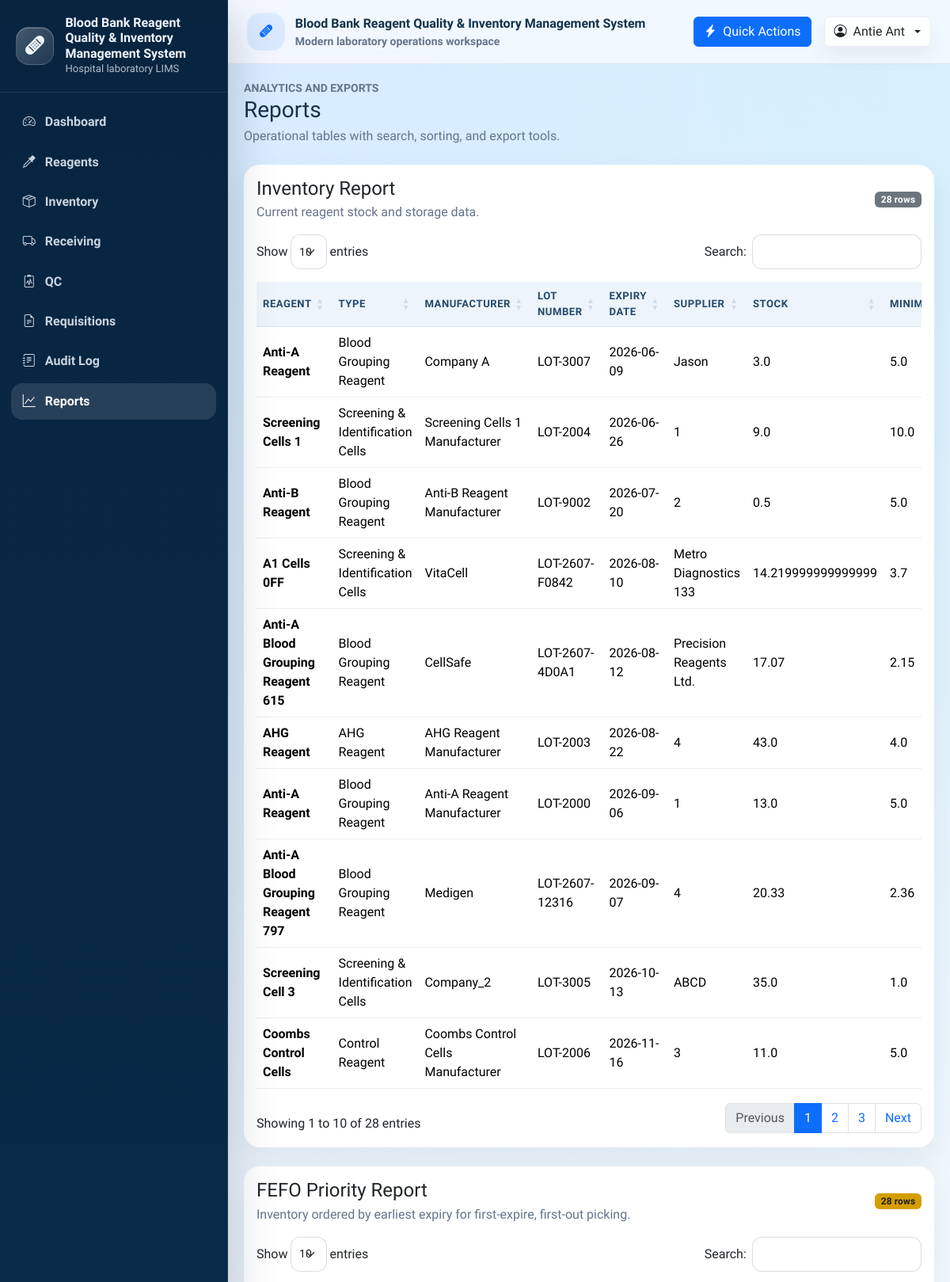
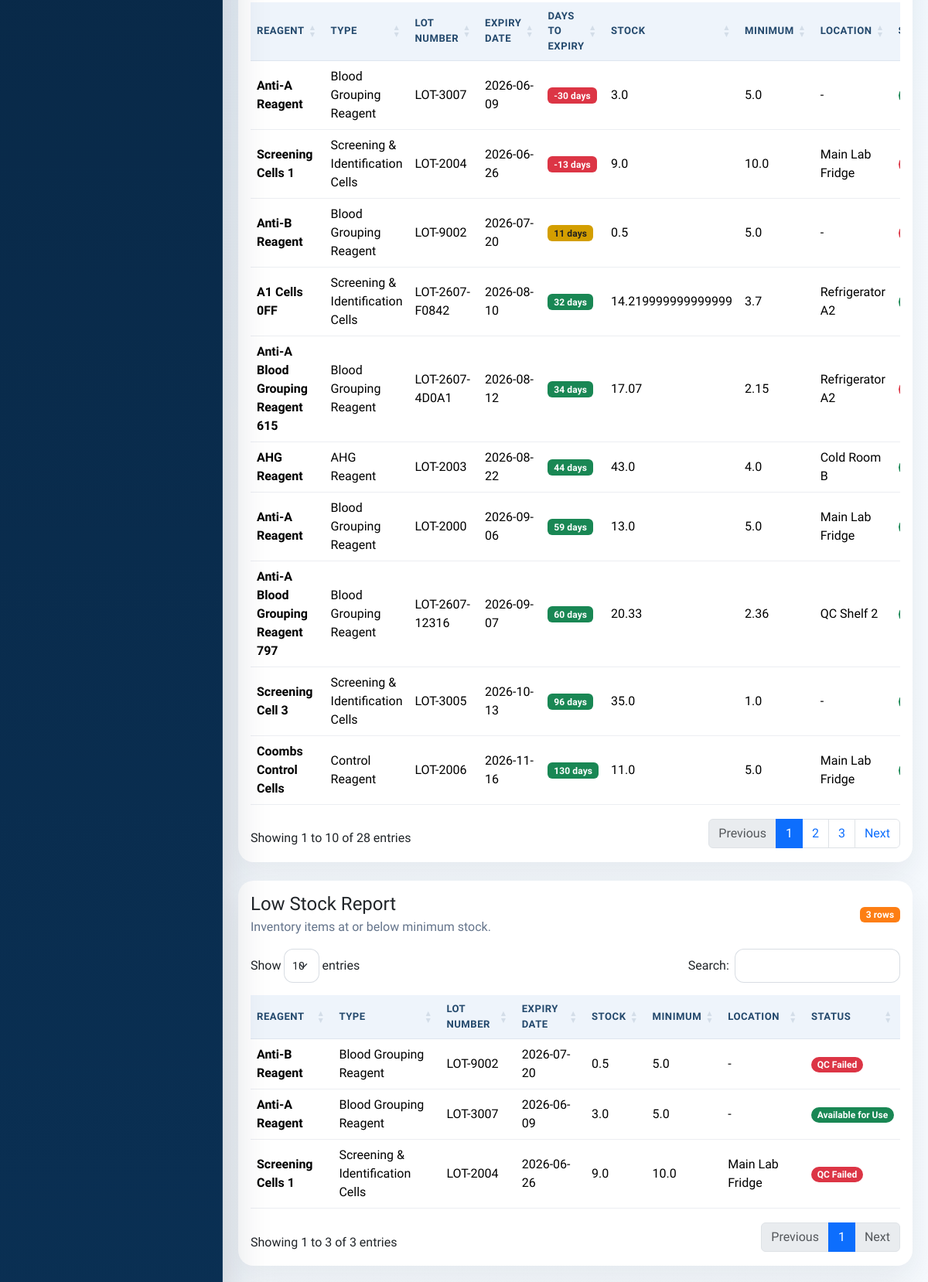
The page /reports (signed in, upper part) on the database its author committed (2 pictures, top to bottom).
### tables this page shows
CREATE TABLE User (
    user_id INTEGER PRIMARY KEY AUTOINCREMENT,
    username TEXT NOT NULL UNIQUE,
    password_hash TEXT NOT NULL,
    full_name TEXT NOT NULL,
    email TEXT UNIQUE,
    role TEXT NOT NULL DEFAULT 'staff',
    is_active INTEGER NOT NULL DEFAULT 1 CHECK (is_active IN (0, 1)),
    created_at TEXT NOT NULL DEFAULT CURRENT_TIMESTAMP,
    updated_at TEXT
);

CREATE TABLE Inventory (
    inventory_id INTEGER PRIMARY KEY AUTOINCREMENT,
    reagent_id INTEGER NOT NULL,
    lot_number TEXT NOT NULL,
    expiry_date TEXT,
    quantity_on_hand REAL NOT NULL DEFAULT 0,
    minimum_level REAL NOT NULL DEFAULT 0,
    storage_location TEXT,
    status TEXT NOT NULL DEFAULT 'available',
    last_updated TEXT NOT NULL DEFAULT CURRENT_TIMESTAMP,
    created_at TEXT NOT NULL DEFAULT CURRENT_TIMESTAMP,
    updated_at TEXT,
    UNIQUE (reagent_id, lot_number),
    FOREIGN KEY (reagent_id) REFERENCES Reagent(reagent_id)
        ON UPDATE CASCADE
        ON DELETE CASCADE
);

CREATE TABLE Reagent (
    reagent_id INTEGER PRIMARY KEY AUTOINCREMENT,
    reagent_code TEXT NOT NULL UNIQUE,
    reagent_name TEXT NOT NULL,
    supplier_id INTEGER,
    manufacturer TEXT,
    category TEXT,
    unit_of_measure TEXT NOT NULL,
    storage_condition TEXT,
    critical_level INTEGER NOT NULL DEFAULT 0,
    is_active INTEGER NOT NULL DEFAULT 1 CHECK (is_active IN (0, 1)),
    created_at TEXT NOT NULL DEFAULT CURRENT_TIMESTAMP,
    updated_at TEXT, reagent_type TEXT, lot_number TEXT, manufacturer_date TEXT, expiry_date TEXT, supplier TEXT, minimum_level REAL NOT NULL DEFAULT 0,
    FOREIGN KEY (supplier_id) REFERENCES Supplier(supplier_id)
        ON UPDATE CASCADE
        ON DELETE SET NULL
);

### controller.py (the view)
    @app.route("/reports")
    @login_required
    def reports():
        return view.render_reports(
            inventory_report=model.get_inventory_report(),
            low_stock_report=model.get_low_stock_report(),
            fefo_report=model.get_fefo_report(),
            pending_qc_report=model.get_pending_qc_report(),
            failed_qc_report=model.get_failed_qc_report(),
            expiring_soon_report=model.get_expiring_soon_report(),
            qc_history_report=model.get_qc_history_report(),
            receiving_history_report=model.get_receiving_history_report(),
            expired_reagent_report=model.get_expired_reagent_report(),
        )

### model.py (called while the page is built)
def get_db_connection():
    connection = sqlite3.connect(DATABASE_PATH)
    connection.row_factory = sqlite3.Row
    return connection

def get_logged_in_user(user_id):
    with get_db_connection() as connection:
        return connection.execute(
            "SELECT user_id, username, full_name, role FROM User WHERE user_id = ?",
            (user_id,),
        ).fetchone()

def get_inventory_report():
    return list_inventory()

def get_low_stock_report():
    with get_db_connection() as connection:
        return connection.execute(
            """
            SELECT
                i.inventory_id,
                r.reagent_name,
                r.reagent_type,
                i.lot_number,
                i.expiry_date,
                i.quantity_on_hand,
                i.minimum_level,
                i.storage_location,
                i.status
            FROM Inventory AS i
            LEFT JOIN Reagent AS r ON r.reagent_id = i.reagent_id
            WHERE i.quantity_on_hand <= i.minimum_level
            ORDER BY
                (i.minimum_level - i.quantity_on_hand) DESC,
                date(i.expiry_date) ASC,
                r.reagent_name ASC,
                i.lot_number ASC
            """
        ).fetchall()

def get_pending_qc_report():
    with get_db_connection() as connection:
        return connection.execute(
            """
            SELECT
                qc.qc_record_id,
                qc.qc_datetime,
                qc.qc_type,
                qc.qc_result,
                qc.qc_comment,
                qc.status,
                i.lot_number,
                i.expiry_date,
                r.reagent_name,
                u.full_name AS user_name
            FROM QC_record AS qc
            LEFT JOIN Inventory AS i ON i.inventory_id = qc.inventory_id
            LEFT JOIN Reagent AS r ON r.reagent_id = COALESCE(qc.reagent_id, i.reagent_id)
            LEFT JOIN User AS u ON u.user_id = qc.user_id
            WHERE LOWER(COALESCE(qc.status, '')) = 'pending'
            ORDER BY qc.qc_datetime DESC, qc.qc_record_id DESC
            """
        ).fetchall()

def get_qc_history_report():
    return list_qc()

def get_receiving_history_report():
    return list_receiving()

### view.py (called while the page is built)
def render_reports(**context):
    return render_template("reports.html", **context)

### templates/reports.html (shortened to what this page needs)
{% extends "base.html" %}
{% import "_macros.html" as ui %}
{% block content %}
<div class="mb-4">
  <div class="small text-uppercase text-muted fw-semibold">Analytics and exports</div>
  <h1 class="h3 mb-1">Reports</h1>
  <p class="text-muted mb-0">Operational tables with search, sorting, and export tools.</p>
</div>
<div class="card border-0 mb-4" id="inventory-report">
  <div class="card-body">
    <div class="d-flex flex-column flex-md-row justify-content-between gap-3 align-items-md-center">
      <div>
        <h2 class="h4 mb-1">Inventory Report</h2>
        <p class="text-muted mb-0">Current reagent stock and storage data.</p>
      </div>
      <span class="badge status-badge status-neutral">{{ inventory_report|length }} rows</span>
    </div>
    <div class="table-responsive mt-3">
      <table class="table table-hover align-middle" data-datatable="true">
        <thead>
          <tr>
            <th>Reagent</th>
            <th>Type</th>
            <th>Manufacturer</th>
            <th>Lot Number</th>
            <th>Expiry Date</th>
            <th>Supplier</th>
            <th>Stock</th>
            <th>Minimum</th>
          </tr>
        </thead>
        <tbody>
          {% for row in inventory_report %}
            <tr>
              <td class="fw-semibold">{{ row.reagent_name or '-' }}</td>
              <td>{{ row.reagent_type or '-' }}</td>
              <td>{{ row.manufacturer or '-' }}</td>
              <td>{{ row.lot_number or '-' }}</td>
              <td>{{ row.expiry_date or '-' }}</td>
              <td>{{ row.supplier or '-' }}</td>
              <td>{{ row.quantity_on_hand }}</td>
              <td>{{ row.minimum_level }}</td>
            </tr>
          {% else %}
            <tr><td colspan="10" class="text-center text-muted py-4">No inventory records found.</td></tr>
          {% endfor %}
        </tbody>
      </table>
    </div>
  </div>
</div>
<div class="card border-0 mb-4" id="fefo-report">
  <div class="card-body">
    <div class="d-flex flex-column flex-md-row justify-content-between gap-3 align-items-md-center">
      <div>
        <h2 class="h4 mb-1">FEFO Priority Report</h2>
        <p class="text-muted mb-0">Inventory ordered by earliest expiry for first-expire, first-out picking.</p>
      </div>
      <span class="badge status-badge status-warning">{{ fefo_report|length }} rows</span>
    </div>
    <div class="table-responsive mt-3">
      <table class="table table-hover align-middle" data-datatable="true">
        <thead>
          <tr>
            <th>Reagent</th>
            <th>Type</th>
            <th>Lot Number</th>
            <th>Expiry Date</th>
            <th>Days To Expiry</th>
            <th>Stock</th>
            <th>Minimum</th>
            <th>Location</th>
            <th>Status</th>
          </tr>
        </thead>
        <tbody>
          {% for row in fefo_report %}
            <tr>
              <td class="fw-semibold">{{ row.reagent_name or '-' }}</td>
              <td>{{ row.reagent_type or '-' }}</td>
              <td>{{ row.lot_number or '-' }}</td>
              <td>{{ row.expiry_date or '-' }}</td>
              <td>
                {% if row.days_to_expiry is not none %}
                  {% if row.days_to_expiry < 0 %}
                    <span class="badge status-badge status-danger">{{ row.days_to_expiry }} days</span>
                  {% elif row.days_to_expiry <= 30 %}
                    <span class="badge status-badge status-warning">{{ row.days_to_expiry }} days</span>
                  {% else %}
                    <span class="badge status-badge status-success">{{ row.days_to_expiry }} days</span>
                  {% endif %}
                {% else %}
                  -
                {% endif %}
              </td>
              <td>{{ row.quantity_on_hand }}</td>
              <td>{{ row.minimum_level }}</td>
              <td>{{ row.storage_location or '-' }}</td>
              <td>{{ ui.status_badge(row.status or 'Available') }}</td>
            </tr>
          {% else %}
            <tr><td colspan="9" class="text-center text-muted py-4">No FEFO priority items found.</td></tr>
          {% endfor %}
        </tbody>
      </table>
    </div>
  </div>
</div>
<div class="card border-0 mb-4" id="low-stock-report">
  <div class="card-body">
    <div class="d-flex flex-column flex-md-row justify-content-between gap-3 align-items-md-center">
      <div>
        <h2 class="h4 mb-1">Low Stock Report</h2>
        <p class="text-muted mb-0">Inventory items at or below minimum stock.</p>
      </div>
      <span class="badge status-badge status-low">{{ low_stock_report|length }} rows</span>
    </div>
    <div class="table-responsive mt-3">
      <table class="table table-hover align-middle" data-datatable="true">
        <thead>
          <tr>
            <th>Reagent</th>
            <th>Type</th>
            <th>Lot Number</th>
            <th>Expiry Date</th>
            <th>Stock</th>
            <th>Minimum</th>
            <th>Location</th>
            <th>Status</th>
          </tr>
        </thead>
        <tbody>
          {% for row in low_stock_report %}
            <tr>
              <td class="fw-semibold">{{ row.reagent_name or '-' }}</td>
              <td>{{ row.reagent_type or '-' }}</td>
              <td>{{ row.lot_number or '-' }}</td>
              <td>{{ row.expiry_date or '-' }}</td>
              <td>{{ row.quantity_on_hand }}</td>
              <td>{{ row.minimum_level }}</td>
              <td>{{ row.storage_location or '-' }}</td>
              <td>{{ ui.status_badge(row.status or 'Low Stock') }}</td>
            </tr>
          {% else %}
            <tr><td colspan="8" class="text-center text-muted py-4">No low stock items found.</td></tr>
          {% endfor %}
        </tbody>
      </table>
    </div>
  </div>
</div>
{% endblock %}

### templates/base.html (shortened to what this page needs)
<!doctype html>
<html lang="en">
<head>
  <link href="https://cdn.jsdelivr.net/npm/bootstrap@5.3.3/dist/css/bootstrap.min.css" rel="stylesheet">
  <link href="https://cdn.jsdelivr.net/npm/bootstrap-icons@1.11.3/font/bootstrap-icons.min.css" rel="stylesheet">
  <link href="https://cdn.datatables.net/1.13.8/css/dataTables.bootstrap5.min.css" rel="stylesheet">
  <link href="https://cdn.datatables.net/buttons/2.4.2/css/buttons.bootstrap5.min.css" rel="stylesheet">
  <link href="{{ url_for('static', filename='css/app.css') }}" rel="stylesheet">
</head>
<body class="app-shell">
  {% include "navbar.html" %}
  <div class="app-main">
    <header class="topbar">
      <div class="topbar-inner container-fluid py-3 px-3 px-lg-4 d-flex align-items-center justify-content-between gap-3">
        <div class="d-flex align-items-center gap-3 min-w-0">
          <div class="topbar-title min-w-0">
            <div class="brand-mark bg-soft-primary">
              <i class="bi bi-bandaid-fill"></i>
            </div>
            <div class="min-w-0">
              <div class="text-truncate">Blood Bank Reagent Quality & Inventory Management System</div>
              <div class="small text-muted">Modern laboratory operations workspace</div>
            </div>
          </div>
        </div>
        <div class="d-flex align-items-center gap-2 gap-lg-3">
          {% if g.user %}
            <button class="btn btn-primary d-none d-md-inline-flex align-items-center gap-2" data-bs-toggle="modal" data-bs-target="#quickActionsModal">
              <i class="bi bi-lightning-charge-fill"></i>
              Quick Actions
            </button>
            <div class="dropdown">
              <button class="btn user-chip dropdown-toggle d-flex align-items-center gap-2" data-bs-toggle="dropdown" aria-expanded="false">
                <i class="bi bi-person-circle"></i>
                <span class="d-none d-md-inline">{{ g.user.full_name or g.user.username }}</span>
              </button>
            </div>
          {% else %}
            <a class="btn btn-outline-primary" href="{{ url_for('login') }}">
              <i class="bi bi-box-arrow-in-right me-1"></i>Login
            </a>
          {% endif %}
        </div>
      </div>
    </header>
    <main class="content">
      {% block content %}{% endblock %}
    </main>
  </div>
  <div class="toast-container position-fixed top-0 end-0 p-3">
  </div>
</body>
</html>

### templates/_macros.html (shortened to what this page needs)
{% macro status_badge(text) -%}
{% set value = (text or "")|trim|lower %}
{% if not value %}
  {% set badge = "status-neutral" %}
{% elif "pass" in value or "active" in value or "available" in value or "approved" in value or "completed" in value or "fulfilled" in value or "success" in value %}
  {% set badge = "status-success" %}
{% elif "pending" in value or "near expiry" in value or "draft" in value or "submitted" in value or "warning" in value %}
  {% set badge = "status-warning" %}
{% elif "low stock" in value or value == "low" or "near" in value or "expiring" in value %}
  {% set badge = "status-low" %}
{% elif "fail" in value or "expired" in value or "rejected" in value or "inactive" in value %}
  {% set badge = "status-danger" %}
{% else %}
  {% set badge = "status-neutral" %}
{% endif %}
<span class="badge rounded-pill {{ badge }}">{{ text }}</span>
{%- endmacro %}

### static/css/app.css (style rules this page uses)
:root { --app-sidebar-width: 18rem; --app-bg: #f4f8fc; --app-surface: rgba(255, 255, 255, 0.92); --app-border: rgba(148, 163, 184, 0.18); --app-primary: #0d6efd; --app-primary-deep: #0b4fb3; --app-muted: #64748b; --app-success: #198754; --app-warning: #f0ad4e; --app-danger: #dc3545; --app-low: #fd7e14; --app-neutral: #6c757d; }
html, body { min-height: 100%; }
body { background: radial-gradient(circle at top left, rgba(13, 110, 253, 0.10), transparent 30%), radial-gradient(circle at top right, rgba(13, 202, 240, 0.10), transparent 24%), linear-gradient(180deg, #f7fbff 0%, var(--app-bg) 100%); color: #18324b; font-family: "Source Sans 3", "Segoe UI", "Helvetica Neue", sans-serif; }
.app-shell { min-height: 100vh; }
.brand-mark { width: 3rem; height: 3rem; border-radius: 1rem; display: grid; place-items: center; background: linear-gradient(135deg, rgba(255, 255, 255, 0.24), rgba(255, 255, 255, 0.10)); border: 1px solid rgba(255, 255, 255, 0.14); box-shadow: inset 0 1px 0 rgba(255, 255, 255, 0.24); flex: 0 0 auto; }
.app-main { min-height: 100vh; }
@media (min-width: 992px) { .app-main { margin-left: var(--app-sidebar-width); } }
.topbar { position: sticky; top: 0; z-index: 1020; backdrop-filter: blur(14px); background: rgba(247, 250, 255, 0.84); border-bottom: 1px solid var(--app-border); }
.topbar-inner { min-height: 4.75rem; }
.topbar-title { display: flex; align-items: center; gap: 0.8rem; font-weight: 800; color: #12324c; }
.topbar-badge, .user-chip { border: 1px solid var(--app-border); background: rgba(255, 255, 255, 0.86); box-shadow: 0 12px 24px rgba(16, 24, 40, 0.06); }
.content { padding: 1.25rem; }
.card, .table, .modal-content, .offcanvas { border-color: var(--app-border); }
.card { box-shadow: 0 18px 40px rgba(20, 32, 52, 0.08); border-radius: 1.25rem; overflow: hidden; }
.bg-soft-primary { background: rgba(13, 110, 253, 0.10); color: var(--app-primary); }
.status-badge { color: #fff; font-weight: 700; letter-spacing: 0.01em; }
.status-success { background: var(--app-success); }
.status-warning { background: #d39e00; color: #1f1f1f; }
.status-low { background: var(--app-low); }
.status-danger { background: var(--app-danger); }
.status-neutral { background: var(--app-neutral); }
.table { margin-bottom: 0; }
.table thead th { background: #eef4fb; color: #24496d; font-size: 0.82rem; text-transform: uppercase; letter-spacing: 0.04em; border-bottom: 1px solid rgba(148, 163, 184, 0.18); }
.table td, .table th { vertical-align: middle; }
.breadcrumb, .text-muted { color: var(--app-muted) !important; }
.toast-container { z-index: 1090; }

### rows shown on the page
User: role "SUP" (drawn), user "Antie Ant"
Inventory: reagent_name "Anti-A Reagent", reagent_type "Blood Grouping Reagent", manufacturer "Company A", lot_number "LOT-3007", expiry_date "2026-06-09", supplier "Jason", quantity_on_hand "3.0", minimum_level "5.0", days_to_expiry "-30", storage_location "-", status "Available for Use"
Inventory: reagent_name "Screening Cells 1", reagent_type "Screening & Identification Cells", manufacturer "Screening Cells 1 Manufacturer", lot_number "LOT-2004", expiry_date "2026-06-26", supplier "1", quantity_on_hand "9.0", minimum_level "10.0", days_to_expiry "-13", storage_location "Main Lab Fridge", status "QC Failed"
Inventory: reagent_name "Anti-B Reagent", reagent_type "Blood Grouping Reagent", manufacturer "Anti-B Reagent Manufacturer", lot_number "LOT-9002", expiry_date "2026-07-20", supplier "2", quantity_on_hand "0.5", minimum_level "5.0", days_to_expiry "11", storage_location "-", status "QC Failed"
Inventory: reagent_name "A1 Cells 0FF", reagent_type "Screening & Identification Cells", manufacturer "VitaCell", lot_number "LOT-2607-F0842", expiry_date "2026-08-10", supplier "Metro Diagnostics 133", quantity_on_hand "14.219999999999999", minimum_level "3.7", days_to_expiry "32", storage_location "Refrigerator A2"
Inventory: reagent_name "Anti-A Blood Grouping Reagent 615", reagent_type "Blood Grouping Reagent", manufacturer "CellSafe", lot_number "LOT-2607-4D0A1", expiry_date "2026-08-12", supplier "Precision Reagents Ltd.", quantity_on_hand "17.07", minimum_level "2.15", days_to_expiry "34", storage_location "Refrigerator A2"
Inventory: reagent_name "AHG Reagent", reagent_type "AHG Reagent", manufacturer "AHG Reagent Manufacturer", lot_number "LOT-2003", expiry_date "2026-08-22", supplier "4", quantity_on_hand "43.0", minimum_level "4.0", days_to_expiry "44", storage_location "Cold Room B"
Inventory: reagent_name "Anti-A Reagent", reagent_type "Blood Grouping Reagent", manufacturer "Anti-A Reagent Manufacturer", lot_number "LOT-2000", expiry_date "2026-09-06", supplier "1", quantity_on_hand "13.0", minimum_level "5.0", days_to_expiry "59", storage_location "Main Lab Fridge"
Inventory: reagent_name "Anti-A Blood Grouping Reagent 797", reagent_type "Blood Grouping Reagent", manufacturer "Medigen", lot_number "LOT-2607-12316", expiry_date "2026-09-07", supplier "4", quantity_on_hand "20.33", minimum_level "2.36", days_to_expiry "60", storage_location "QC Shelf 2"
Inventory: reagent_name "Screening Cell 3", reagent_type "Screening & Identification Cells", manufacturer "Company_2", lot_number "LOT-3005", expiry_date "2026-10-13", supplier "ABCD", quantity_on_hand "35.0", minimum_level "1.0", days_to_expiry "96", storage_location "-"
Inventory: reagent_name "Coombs Control Cells", reagent_type "Control Reagent", manufacturer "Coombs Control Cells Manufacturer", lot_number "LOT-2006", expiry_date "2026-11-16", supplier "3", quantity_on_hand "11.0", minimum_level "5.0", days_to_expiry "130", storage_location "Main Lab Fridge"

### other values the page prints
{{ label }} "Reagents" "Inventory" "Receiving" "QC" "Requisitions" "Audit Log" "Reports"
{{ inventory_report|length }} "28"
{{ fefo_report|length }} "28"
{{ low_stock_report|length }} "3"
